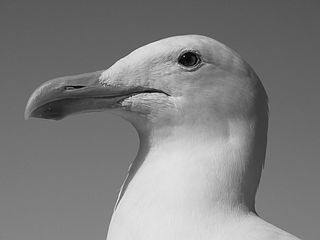
#> input picture hw1/HW1-Filters/input2.png, 320 x 240 px
$ python part2.py   (Python 2 division)
#> lines starting #> are read from the running program, lines starting #| are printed output that depends on the picture
import numpy as np
import cv2
from matplotlib import pyplot as plt
import pdb
pdb.set_trace()


# [5 lines left out: function displayImage, not called in this run]


img = cv2.imread('./HW1-Filters/input2.png')
#> img is the input picture: shape (240, 320, 3); min 0, max 245, mean 127
img = cv2.cvtColor(img, code=cv2.COLOR_BGR2GRAY)
#> img: shape (240, 320)


# [46 lines left out: functions get_HPF, get_LPF, not called in this run]


def ft(im, newsize=None):
    dft = np.fft.fft2(np.float32(im), newsize)
    return np.fft.fftshift(dft)


# [4 lines left out: function ift, not called in this run]


def decon_img(img):
    im = cv2.imread('./HW1-Filters/blurred2.exr',
                    cv2.IMREAD_ANYCOLOR | cv2.IMREAD_ANYDEPTH)
    # im = cv2.cvtColor(im,code = cv2.COLOR_BGR2GRAY)
    gk = cv2.getGaussianKernel(21, 5)
    gk = gk * gk.T
    channels = cv2.split(im)
#> channels = ()
    imconvf = []
    for c in channels:
        imf = ft(c, (c.shape[0], c.shape[1]))  # make sure sizes match
        gkf = ft(gk, (c.shape[0], c.shape[1]))  # so we can multiple easily
        imconvf.append(imf / gkf)
#> this loop made 0 passes
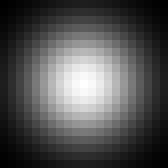
#> gk: shape (21, 21) float64 (shown 8 times larger); min 0.000125, max 0.00684, mean 0.00227; drawn with min black and max white
#> after the loop, imconvf = []

    # now for example we can reconstruct the blurred image from its FT

    blurred = [ift(imc) for imc in imconvf]
#> blurred = []
#> (the run stopped early here; a loop or call above may not have finished)
